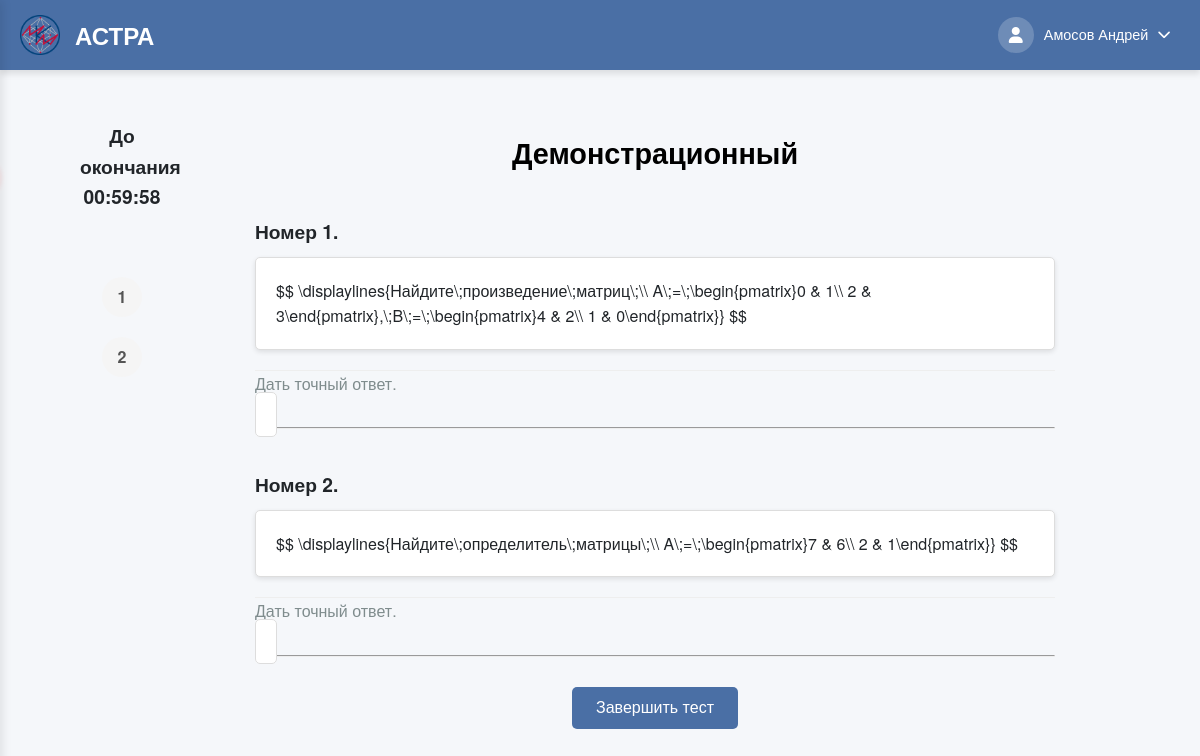
Screenshot of /TestsSolving/demonstratsionnyi/ (signed in) with the database file from the repository.
### users/models.py (models this page shows, shortened)
class CustomUser(AbstractBaseUser, PermissionsMixin):
    THEME_CHOICES = [
        ('light', 'Светлая'),
        ('dark', 'Тёмная'),
    ]
    email = models.EmailField(unique=True)
    role = models.CharField(max_length=10, choices=[('student', 'Student'), ('teacher', 'Teacher')])
    theme = models.CharField(max_length=10, choices=THEME_CHOICES, default='light')
    is_active = models.BooleanField(default=True)
    is_staff = models.BooleanField(default=False)
    objects = CustomUserManager()
    USERNAME_FIELD = 'email'
    REQUIRED_FIELDS = ['role']
    def get_full_name(self):
        if self.role == 'student' and hasattr(self, 'studentdata'):
            return f"{self.studentdata.last_name} {self.studentdata.first_name}"
        elif self.role == 'teacher' and hasattr(self, 'teacherdata'):
            return f"{self.teacherdata.last_name} {self.teacherdata.first_name}"
        return self.email
    def get_photo_url(self):
        if self.role == 'student' and hasattr(self, 'studentdata') and self.studentdata.photo:
            return self.studentdata.photo.url
        elif self.role == 'teacher' and hasattr(self, 'teacherdata') and self.teacherdata.photo:
            return self.teacherdata.photo.url
        return None

class TeacherData(models.Model):
    first_name = models.CharField(max_length=50, blank=False)
    last_name = models.CharField(max_length=50, blank=False)
    middle_name = models.CharField(max_length=50)
    photo = models.ImageField(upload_to='user_photos/', blank=True, null=True)
    institute = models.ForeignKey(StudentInstitute, default=6, on_delete=models.PROTECT)
    data_map = models.OneToOneField(CustomUser, on_delete=models.CASCADE)

### create_tests/models.py (models this page shows, shortened)
class AboutTest(models.Model):
    RESULT_DISPLAY_CHOICES = [
        ('only_score', 'Только баллы'),
        ('show_correct', 'Показывать правильные ответы'),
    ]
    objects = None
    name_tests = models.CharField(max_length=255, blank=False)  # Название теста
    creator = models.ForeignKey(TeacherData, on_delete=models.PROTECT, null=True, blank=True,
                                related_name='created_tests')  # Создатель теста
    time_to_solution = models.DurationField(default=timedelta(hours=1, minutes=30))
    name_slug_tests = models.SlugField(max_length=255, unique=True, db_index=True, verbose_name="URL")  # Слаг имени
    num_of_attempts = models.IntegerField(blank=True, default=1)  # Количество попыток для решения
    type_of_result = models.IntegerField(blank=True, default=1)  # Тип возвращаемого результата
    description = models.CharField(max_length=150, default="", blank=True)
    is_published = models.IntegerField(default=0)
    is_done = models.IntegerField(default=1)
    is_draft = models.BooleanField(default=False)
    draft_data = models.TextField(default='', blank=True)
    result_display_mode = models.CharField(max_length=20, choices=RESULT_DISPLAY_CHOICES, default='only_score')  # Режим отображения результатов
    subj = models.ForeignKey(Subjects,
                             on_delete=models.PROTECT,
                             default=1)
    grade_5_threshold = models.IntegerField(default=80, help_text="Минимальный процент для оценки 5")
    grade_4_threshold = models.IntegerField(default=60, help_text="Минимальный процент для оценки 4")
    grade_3_threshold = models.IntegerField(default=35, help_text="Минимальный процент для оценки 3")
    expressions = models.ManyToManyField(AboutExpressions)
    task_groups = models.ManyToManyField(TaskGroup, blank=True)  # Новые группы заданий

class AboutExpressions(models.Model):
    number = models.IntegerField(default=0)
    block_expression_num = models.IntegerField(default=0)
    user_expression = models.CharField(max_length=100, blank=False)
    user_ans = models.CharField(max_length=150, blank=False)
    true_ans = models.CharField(max_length=15, default='1')
    points_for_solve = models.IntegerField(default=1, blank=False)
    user_eps = models.CharField(max_length=150, default="0", blank=True)
    user_type = models.ForeignKey(TypeAnswer, on_delete=models.SET_NULL, null=True)
    exist_select = models.BooleanField(default=False)

### solving_tests/views.py (the view, shortened to what this page needs)
# urls.py: path('<slug:slug_name>/', views.some_test_for_student, name='some_test_for_student'),
@login_required
@role_required(['student', 'teacher', 'admin'])
def some_test_for_student(request, slug_name):
    test = get_object_or_404(AboutTest, name_slug_tests=slug_name)
    student = request.user
    is_teacher = student.role == 'teacher'
    if not is_teacher:
        attempt_count = StudentResult.objects.filter(student=student, test=test).count()
        if attempt_count >= test.num_of_attempts:
            return redirect('solving_tests:view_completed_result', slug_name=slug_name)
    else:
        attempt_count = 0
    expressions_data = get_randomized_test_for_student(test, student.id, attempt_count + 1)
    expressions_with_options = []
    for i, expr_data in enumerate(expressions_data):
        options = expr_data['user_ans'].split(';') if expr_data['user_ans'] else []
        expressions_with_options.append({
            'expression': expr_data,
            'options': options,
            'exist_select': expr_data['exist_select'],
            'display_number': i + 1,  # Номер для отображения (порядковый)
            'original_number': expr_data.get('number', i + 1)  # Оригинальный номер из БД
        })
    return render(request, 'solving_tests/specific_test.html', {
        'test': test,
        'expressions_with_options': expressions_with_options,
    })

### users/context_processors.py (called while the page is built)
def user_role(request):
    if request.user.is_authenticated:
        return {'user_role': request.user.role}
    return {}

### solving_tests/templates/solving_tests/specific_test.html (shortened to what this page needs)
{% extends 'solving_tests/header.html' %}
{% load static %}
{% block extra_css %}
    <link rel="stylesheet" href='{% static "css/specific_test.css" %}'>
    <link rel="stylesheet" href="{% static 'libs/mathlive/mathlive.css' %}">
{% endblock %}
{% block content %}
    <div class="page-container">
        <div class="left-sidebar">
            <div class="content-left">
                    <div class="sidebar-timer">
                        <h4>До окончания</h4>
                        <div id="timer">{{ test.time_to_solution }}</div>
                    </div>
                    <div class="navigation-sidebar">
                        {% for ex in expressions_with_options %}
                            <a class="task-number" id="nav-{{ forloop.counter }}" href="#task-{{ forloop.counter }}">{{ forloop.counter }}</a>
                        {% endfor %}
                    </div>
                </div>
            </div>
        </div>
        <div class="main-content">
            <h1 class="test-title">{{ test.name_tests }}</h1>
            <div class="list-expr">
                <ul>
                    {% for ex in expressions_with_options %}
                        <div class="question-card" data-question="{{ forloop.counter }}">
                            <h4 class="number">Номер {{ forloop.counter }}.</h4>
                            <div class="express" id="task-{{ forloop.counter }}" data-expr="{{ ex.expression.user_expression }}">
                                <p><li>$$ {{ ex.expression.user_expression }} $$</li></p>
                            </div>
                            {% if ex.exist_select %}
                                <div class="options">
                                    <p>Выберите правильный вариант:</p>
                                    <ul>
                                        {% for option in ex.options %}
                                            <li>
                                                <label>
                                                    <input type="checkbox"
                                                           name="answer_{{ forloop.counter }}"
                                                           value="{{ option.strip }}">
                                                    $$ {{ option.strip }} $$
                                                </label>
                                            </li>
                                        {% endfor %}
                                    </ul>
                                </div>
                            {% else %}
                                <div class="sec-info">
                                    <li>
                                        {% if ex.expression.user_eps == '0' or ex.expression.user_eps == '0.0' %}
                                            Дать точный ответ.
                                        {% else %}
                                            Дать ответ с точностью до {{ ex.expression.user_eps }}.
                                        {% endif %}
                                    </li>
                                </div>
                                <math-field class="answer"
                                            name="answer_{{ forloop.counter }}"
                                            id="math-field-{{ forloop.counter }}"
                                            placeholder="Ответ"></math-field>
                            {% endif %}
                            <hr>
                        </div>
                    {% endfor %}
                </ul>
            </div>
            <form id="answerForm"
      action="{% url 'solving_tests:some_test_for_student' test.name_slug_tests %}"
      method="post"
      data-total="{{ expressions_with_options|length }}">
  <button type="submit">Завершить тест</button>
</form>
        </div>
{% endblock %}

### solving_tests/templates/solving_tests/header.html (shortened to what this page needs)
<!DOCTYPE html>
<html lang="ru">
<head>
    {% load static %}
    <link rel="stylesheet" href="{% static 'css/header.css' %}">
    <link rel="stylesheet" href="{% static 'css/dark-theme.css' %}">
    <link rel="stylesheet" href="{% static 'libs/fontawesome/css/all.min.css' %}">
    {% block extra_css %}{% endblock %}
</head>
<body data-theme="{{ user.theme|default:'light' }}" data-user-theme="{{ user.theme|default:'light' }}">
<header class="app-header">
    <div class="header-container">
        <div class="header-brand">
            <span class="logo-icon">
                <img src="{% static 'images/logo.png' %}" alt="" style="width: 40px; height: 40px;">
            </span>
            <h2><span class="logo-text">АСТРА</span></h2>
        </div>
        <div class="user-controls">
            <div class="profile-dropdown">
                <button class="profile-btn" id="profileBtn">
                    <div class="avatar">
                        {% if user.get_photo_url %}
                            <img src="{{ user.get_photo_url }}" alt="Фото профиля" style="width: 100%; height: 100%; border-radius: 50%; object-fit: cover;">
                        {% else %}
                            <i class="fas fa-user"></i>
                        {% endif %}
                    </div>
                    <span class="username">{{ user.get_full_name }}</span>
                    <i class="fas fa-chevron-down"></i>
                </button>
            </div>
        </div>
    </div>
</header>
<main class="app-main">
    {% block content %}{% endblock %}
</main>
</body>
</html>

### create_tests/static/css/header.css (style rules this page uses)
:root { --primary-color: #4a6fa5; --primary-hover: #3a5a8a; --secondary-color: #6c757d; --success-color: #28a745; --danger-color: #dc3545; --warning-color: #ffc107; --info-color: #17a2b8; --light-color: #f8f9fa; --dark-color: #343a40; --text-light: #ffffff; --text-dark: #212529; --border-color: rgba(0, 0, 0, 0.1); --shadow-sm: 0 1px 3px rgba(0, 0, 0, 0.1); --shadow-md: 0 4px 6px rgba(0, 0, 0, 0.1); --shadow-lg: 0 10px 15px rgba(0, 0, 0, 0.1); --transition: all 0.3s ease; --border-radius: 8px; }
* { margin: 0; padding: 0; box-sizing: border-box; }
body { font-family: 'Segoe UI', Tahoma, Geneva, Verdana, sans-serif; line-height: 1.6; color: var(--text-dark); background-color: #f5f7fa; padding-top: 70px !important; }
.app-header { position: fixed; top: 0; left: 0; right: 0; height: 70px; background-color: var(--primary-color); box-shadow: var(--shadow-md); z-index: 1000; }
.header-container { display: flex; justify-content: space-between; align-items: center; height: 100%; max-width: 1500px; margin: 0 auto; padding: 0 20px; }
.header-brand { display: flex; align-items: center; gap: 15px; }
.logo-icon { font-size: 3rem; color: #ffd700; }
.logo-text { size 500px; color: white; }
.user-controls { display: flex; align-items: center; gap: 15px; }
.profile-dropdown { position: relative; }
.profile-btn { display: flex; align-items: center; background: none; border: none; color: var(--text-light); cursor: pointer; gap: 10px; padding: 5px 10px; border-radius: 20px; transition: var(--transition); }
.avatar { width: 36px; height: 36px; border-radius: 50%; background-color: rgba(255, 255, 255, 0.2); display: flex; align-items: center; justify-content: center; font-size: 1rem; }
.username { font-weight: 500; font-size: 0.9rem; }
.app-main { min-height: calc(100vh - 70px); padding: 20px; max-width: 95%; margin: 0 auto; }

### static/css/dark-theme.css (style rules this page uses)
* { transition: background-color 0.3s ease, color 0.3s ease, border-color 0.3s ease; }

### solving_tests/static/css/specific_test.css (style rules this page uses)
body { margin: 0; font-family: 'Helvetica Neue', Helvetica, Arial, sans-serif; line-height: 1.6; }
.page-container { display: flex; }
.left-sidebar { width: 12%; padding: 20px; position: fixed; height: 100vh; overflow-y: auto; }
.sidebar-timer { font-size: 1.2rem; font-weight: bold; text-align: center; margin-bottom: 30px; padding: 10px; border-radius: 5px; }
.navigation-sidebar { display: flex; flex-direction: column; align-items: center; gap: 10px; margin-top: 50px; }
.task-number { display: flex; align-items: center; justify-content: center; width: 40px; height: 40px; border-radius: 50%; background: #e9ecef; color: #495057; text-decoration: none; font-weight: bold; transition: all 0.3s ease; }
.main-content { width: 80%; margin-left: 15%; padding: 20px 40px; }
.test-title { color: black; text-align: center; font-size: 1.8rem; margin-bottom: 30px; margin-top: 20px; }
.task-number { display: flex; align-items: center; justify-content: center; width: 40px; height: 40px; margin: 5px 0; border-radius: 50%; background: #f5f5f5; color: #555; text-decoration: none; font-weight: bold; transition: all 0.3s ease; }
.list-expr { margin-top: 20px; }
.list-expr ul { list-style: none; padding: 0; }
.list-expr .number { font-size: 1.2rem; margin-bottom: 10px; margin-top: 40px; }
.list-expr .express { background: #fff; border: 1px solid #ddd; border-radius: 5px; padding: 20px; margin-bottom: 20px; box-shadow: 0 2px 5px rgba(0, 0, 0, 0.1); overflow-wrap: break-word; word-break: break-word; width: 100%; box-sizing: border-box; }
.list-expr .express p { margin: 0; font-size: 1.1rem; color: #34495e; }
.list-expr .sec-info { border-top: 1px solid #eee; }
.list-expr .sec-info li { font-size: 1rem; color: #7f8c8d; margin-bottom: 5px; }
math-field.answer { width: 100%; padding: 10px; border: 1px solid #ddd; border-radius: 5px; font-size: 1rem; background: #fff; margin-bottom: 70px; }
#answerForm { text-align: center; margin-top: 30px; margin-bottom: 20px; }
#answerForm button { padding: 12px 24px; background: #4a6fa5; color: white; border: none; border-radius: 5px; cursor: pointer; font-size: 1rem; transition: background-color 0.3s ease; }

### static/libs/mathlive/mathlive.css (style rules this page uses)
:root { --ML__static-fonts:true }

### rows the page displays
CustomUser: get_full_name "Амосов Андрей"
AboutTest: name_tests "Демонстрационный"
AboutExpressions: expression.user_expression "\\displaylines{Найдите\\;произведение\\;матриц\\;\\\\ A\\;=\\;\\begin{pmatrix}0 & 1\\\\ 2 & 3\\end{pmatrix},\\;B\\;=\\;\\begin{pmatrix}4 & 2\\\\ 1 & 0\\end{pmatrix}}"
AboutExpressions: expression.user_expression "\\displaylines{Найдите\\;определитель\\;матрицы\\;\\\\ A\\;=\\;\\begin{pmatrix}7 & 6\\\\ 2 & 1\\end{pmatrix}}"
